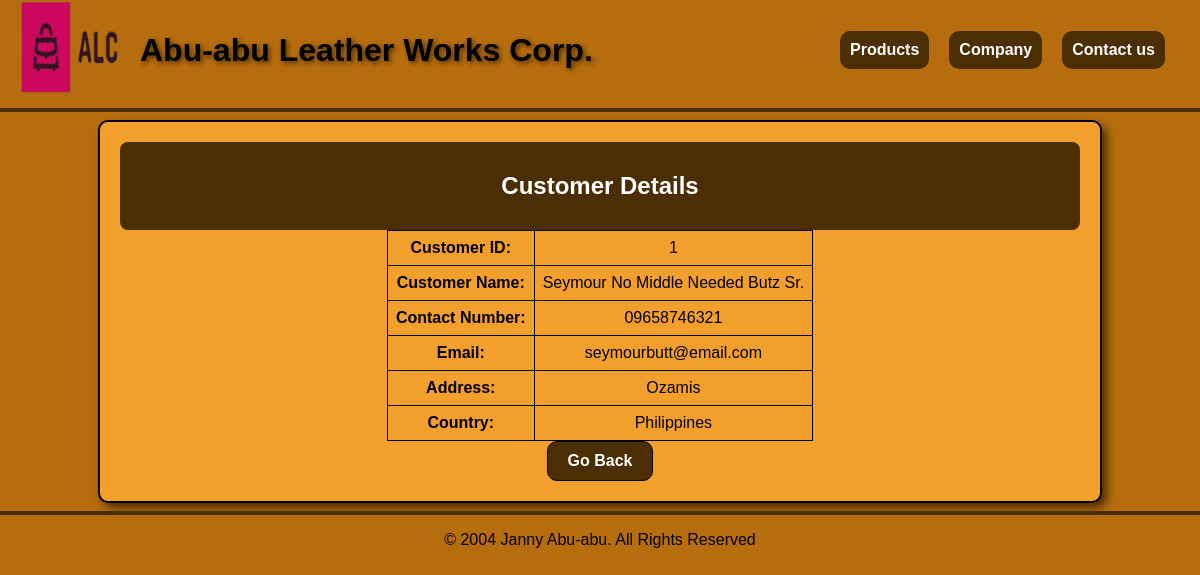
The page /customer_details.php?customerID=1 on the database its author committed.
### tables this page shows
CREATE TABLE `customers` (
  `customerID` int(10) NOT NULL,
  `first_name` varchar(255) NOT NULL,
  `second_name` varchar(20) NOT NULL,
  `third_name` varchar(20) NOT NULL,
  `middle_name` varchar(255) NOT NULL,
  `last_name` varchar(255) NOT NULL,
  `suffix` varchar(255) NOT NULL,
  `email` varchar(255) NOT NULL,
  `contact_number` varchar(255) NOT NULL,
  `address` varchar(255) NOT NULL,
  `country` varchar(255) NOT NULL
);

### customer_details.php (the view, shortened to what this page needs)
<?php
include 'connection.php';
$customerID = $_GET['customerID'];
$sql = "SELECT customerID, CONCAT_WS(' ', first_name, second_name, third_name, middle_name, last_name, suffix) AS customer_name, contact_number, email, address, country FROM customers WHERE customerID = ?";
$stmt = $connection->prepare($sql);
$stmt->bind_param('i', $customerID);
$stmt->execute();
$result = $stmt->get_result();
$customer = $result->fetch_assoc();
?>
<!DOCTYPE html>
<html lang="en">
<head>
    <link rel="stylesheet" href="styles/style.css">
</head>
<body>
    <div class="header">
        <div class="logo">
            <img src="Images/Icons/logo_transparent.png" alt="logo">
        </div>
        <div class="company">
            <h1>Abu-abu Leather Works Corp.</h1>
        </div>
        <div class="navigation">
            <nav>
                <ul>
                    <li><a href="products.html">Products</a></li>
                    <li><a href="company.html">Company</a></li>
                    <li><a href="about_us.html">Contact us</a></li>
                </ul>
            </nav>
        </div>
    </div>
    <hr>
    <div class="form-container">
        <div class="title">
            <h2>Customer Details</h2>
        </div>
        <table class="form-table">
            <tr>
                <td class="form-td"><strong>Customer ID:</strong></td>
                <td class="form-td"><?php echo htmlspecialchars($customer['customerID']); ?></td>
            </tr>
            <tr>
                <td class="form-td"><strong>Customer Name:</strong></td>
                <td class="form-td"><?php echo htmlspecialchars($customer['customer_name']); ?></td>
            </tr>
            <tr>
                <td class="form-td"><strong>Contact Number:</strong></td>
                <td class="form-td"><?php echo htmlspecialchars($customer['contact_number']); ?></td>
            </tr>
            <tr>
                <td class="form-td"><strong>Email:</strong></td>
                <td class="form-td"><?php echo htmlspecialchars($customer['email']); ?></td>
            </tr>
            <tr>
                <td class="form-td"><strong>Address:</strong></td>
                <td class="form-td"><?php echo htmlspecialchars($customer['address']); ?></td>
            </tr>
            <tr>
                <td class="form-td"><strong>Country:</strong></td>
                <td class="form-td"><?php echo htmlspecialchars($customer['country']); ?></td>
            </tr>
        </table>
        <div class="buttons">
            <a href="customers.php" class="styled-button">Go Back</a>
        </div>
    </div>
    <hr>
    <footer class="footer">
        <p>&copy; 2004 Janny Abu-abu. All Rights Reserved</p>
    </footer>
</body>
</html>

### styles/style.css (style rules this page uses)
body { margin: 0 auto; background-color: #B66D0D; }
hr { border: 2px solid; border-color: #4C2E05; }
a { text-align: center; font-family: 'Franklin Gothic Medium', 'Arial Narrow', Arial, sans-serif; font-weight: bold; transition: 0.5s; }
a:link, a:visited { background-color: #4C2E05; color: white; text-decoration: none; border-radius: 10px; display: inline-block; }
.header { height: 100px; display: flex; flex-wrap: nowrap; justify-content: space-between; align-items: center; }
.logo img { width: 100px; height: 100px; margin-left: 20px; border-radius: 10px; }
.company h1 { width: 500px; margin-left: 20px; font-family: 'Franklin Gothic Medium', 'Arial Narrow', Arial, sans-serif; text-shadow: 2px 2px 5px #4C2E05;; cursor: default; }
.navigation { width: 30%; display: flex; align-items: center; }
.navigation nav ul { list-style-type: none; padding: 0; display: flex; }
.navigation nav ul li { margin-right: 20px; }
.navigation nav ul li a { padding: 10px ; }
.navigation nav ul li:last-child { margin-right: 0; }
.form-container { background-color: #F29F2C; box-shadow: 5px 5px 10px #4C2E05; border: 2px solid black; border-radius: 10px; display: flex; flex-direction: column; justify-content: center; align-items: center; max-width: 80%; margin: 0 auto; padding: 20px; }
.form-table, .form-total { text-align: center; font-family: 'Franklin Gothic Medium', 'Arial Narrow', Arial, sans-serif; table-layout: fixed; border-collapse: collapse; }
.form-td { border: 1px solid #000; padding: 8px; }
.title { background-color: #4C2E05; border-radius: 8px; width: 100%; text-align: center; }
.title h2 { padding: 10px; color: white; font-family: 'Franklin Gothic Medium', 'Arial Narrow', Arial, sans-serif; }
.buttons { display: flex; justify-content: center; }
.styled-button { background-color: #4C2E05; color: white; border: 1px solid black; border-radius: 10px; padding: 10px 20px; font-family: 'Franklin Gothic Medium', 'Arial Narrow', Arial, sans-serif; font-size: 16px; transition: background-color 0.3s ease; cursor: pointer; }
.footer { text-align: center; font-family: 'Franklin Gothic Medium', 'Arial Narrow', Arial, sans-serif; }

### rows shown on the page
customers: customerID "1", contact_number "09658746321", email "seymourbutt@email.com", address "Ozamis", country "Philippines"

### other values the page prints
$customer['customer_name'] "Seymour No Middle Needed Butz Sr."
